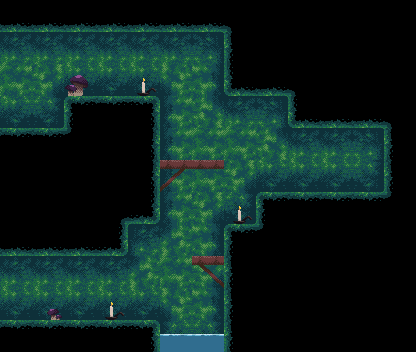

Rendered tile map (Tiled .tmx) drawn with the repository's tilesets; below, a short description and the full map source, tile grids included:
An orthogonal 13x11 tile map with 32x32 px tiles, 4 tile layers (bg, col, env, water), 3 tilesets and 25 objects.

<map version="1.0" orientation="orthogonal" renderorder="right-down" width="13" height="11" tilewidth="32" tileheight="32" nextobjectid="88">
 <tileset firstgid="1" name="garden" tilewidth="32" tileheight="32" tilecount="66" columns="6">
  <image source="garden.png" width="192" height="352" />
 </tileset>
 <tileset firstgid="67" name="garden-env" tilewidth="32" tileheight="32" tilecount="168" columns="12">
  <image source="garden-env.png" width="384" height="448" />
  <tile id="2">
   <animation>
    <frame tileid="2" duration="100" />
    <frame tileid="3" duration="100" />
   </animation>
  </tile>
 </tileset>
 <tileset firstgid="235" name="water" tilewidth="32" tileheight="32" tilecount="8" columns="4">
  <image source="water.png" width="128" height="64" />
  <tile id="0">
   <animation>
    <frame tileid="0" duration="100" />
    <frame tileid="1" duration="100" />
    <frame tileid="2" duration="100" />
    <frame tileid="4" duration="100" />
    <frame tileid="5" duration="100" />
    <frame tileid="6" duration="100" />
   </animation>
  </tile>
 </tileset>
 <layer name="bg" width="13" height="11">
  <data encoding="csv">
0,0,0,0,0,0,0,0,0,0,0,0,0,
50,50,50,50,50,50,51,0,0,0,0,0,0,
56,52,62,62,62,53,57,0,0,0,0,0,0,
62,63,0,0,0,55,58,50,51,0,0,0,0,
0,0,0,0,0,55,56,56,58,50,50,51,0,
0,0,0,0,0,55,56,52,62,62,62,63,0,
0,0,0,0,0,55,52,63,0,0,0,0,0,
0,0,0,0,49,59,57,0,0,0,0,0,0,
50,50,50,50,59,56,52,0,0,0,0,0,0,
62,62,62,62,62,53,57,0,0,0,0,0,0,
0,0,0,0,42,61,63,40,0,0,0,0,0
</data>
 </layer>
 <layer name="col" width="13" height="11">
  <data encoding="csv">
45,45,45,45,45,45,45,38,23,23,23,23,23,
0,0,0,0,0,0,0,40,23,23,23,23,23,
0,0,0,0,0,0,0,47,45,38,23,23,23,
0,0,41,46,42,0,0,0,0,47,45,45,38,
46,46,44,23,39,0,0,0,0,0,0,0,40,
23,23,23,23,39,65,66,0,0,0,0,0,40,
23,23,23,37,48,0,0,0,41,46,46,46,44,
45,45,45,48,0,0,0,41,44,23,23,23,23,
0,0,0,0,0,0,64,40,23,23,23,23,23,
0,0,0,0,0,0,0,40,23,23,23,23,23,
46,46,46,46,42,0,0,40,23,23,23,23,23
</data>
 </layer>
 <layer name="env" width="13" height="11">
  <data encoding="csv">
0,0,0,0,0,0,0,0,0,0,0,0,0,
0,0,0,0,0,0,0,0,0,0,0,0,0,
0,0,79,0,69,0,0,0,0,0,0,0,0,
0,0,0,0,0,0,0,0,0,0,0,0,0,
0,0,0,0,0,0,0,0,0,0,0,0,0,
0,0,0,0,0,0,0,0,0,0,0,0,0,
0,0,0,0,0,0,0,69,0,0,0,0,0,
0,0,0,0,0,0,0,0,0,0,0,0,0,
0,0,0,0,0,0,0,0,0,0,0,0,0,
0,91,0,69,0,0,0,0,0,0,0,0,0,
0,0,0,0,0,0,0,0,0,0,0,0,0
</data>
 </layer>
 <layer name="water" width="13" height="11">
  <data encoding="csv">
0,0,0,0,0,0,0,0,0,0,0,0,0,
0,0,0,0,0,0,0,0,0,0,0,0,0,
0,0,0,0,0,0,0,0,0,0,0,0,0,
0,0,0,0,0,0,0,0,0,0,0,0,0,
0,0,0,0,0,0,0,0,0,0,0,0,0,
0,0,0,0,0,0,0,0,0,0,0,0,0,
0,0,0,0,0,0,0,0,0,0,0,0,0,
0,0,0,0,0,0,0,0,0,0,0,0,0,
0,0,0,0,0,0,0,0,0,0,0,0,0,
0,0,0,0,0,0,0,0,0,0,0,0,0,
0,0,0,0,0,235,235,0,0,0,0,0,0
</data>
 </layer>
 <objectgroup name="grounds">
  <object id="11" x="0" y="128">
   <polyline points="0,0 64,0" />
  </object>
  <object id="12" x="0" y="320">
   <polyline points="0,0 160,0" />
  </object>
  <object id="13" x="228" y="223.996">
   <polyline points="0,0 28,0.00390625" />
  </object>
  <object id="14" x="260" y="192">
   <polyline points="0,0 124,0" />
  </object>
  <object id="15" x="68" y="95.9961">
   <polyline points="0,0 87.9961,0.0078125" />
  </object>
 </objectgroup>
 <objectgroup name="walls">
  <object id="52" x="64" y="96">
   <polyline points="0,0 0,32" />
  </object>
  <object id="53" x="160" y="96">
   <polyline points="0,0 0,128" />
  </object>
  <object id="54" x="128" y="224">
   <polyline points="0,0 0,32" />
  </object>
  <object id="55" x="256" y="192">
   <polyline points="0,0 0,32" />
  </object>
  <object id="56" x="224" y="224">
   <polyline points="0,0 0,128" />
  </object>
  <object id="57" x="160" y="320">
   <polyline points="0,0 0,32" />
  </object>
  <object id="58" x="384" y="128">
   <polyline points="0,0 0,64" />
  </object>
  <object id="59" x="288" y="96">
   <polyline points="0,0 0,32" />
  </object>
  <object id="60" x="224" y="32">
   <polyline points="0,0 0,64" />
  </object>
 </objectgroup>
 <objectgroup name="ceilings">
  <object id="71" x="0" y="32">
   <polyline points="0,0 224,0" />
  </object>
  <object id="72" x="228" y="95.9961">
   <polyline points="0,0 60,0.00390625" />
  </object>
  <object id="73" x="291.996" y="127.996">
   <polyline points="0,0 92.0039,0.00390625" />
  </object>
  <object id="74" x="128" y="224">
   <polyline points="0,0 27.9961,0" />
  </object>
  <object id="75" x="0" y="256">
   <polyline points="0,0 124,0" />
  </object>
 </objectgroup>
 <objectgroup name="owp">
  <object id="78" x="160" y="160">
   <polyline points="0,0 64,0" />
  </object>
  <object id="79" x="192" y="256">
   <polyline points="0,0 32,0" />
  </object>
 </objectgroup>
 <objectgroup name="lights">
  <object id="83" x="240" y="208">
   <ellipse />
  </object>
  <object id="84" x="144" y="80">
   <ellipse />
  </object>
  <object id="85" x="112" y="304">
   <ellipse />
  </object>
 </objectgroup>
 <objectgroup name="death">
  <object id="87" x="160" y="368">
   <polyline points="0,0 64,0" />
  </object>
 </objectgroup>
</map>
